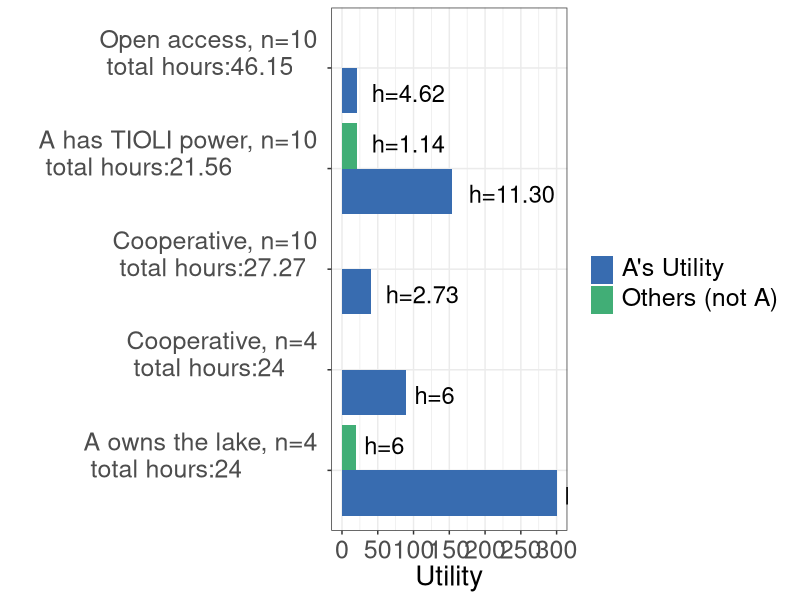
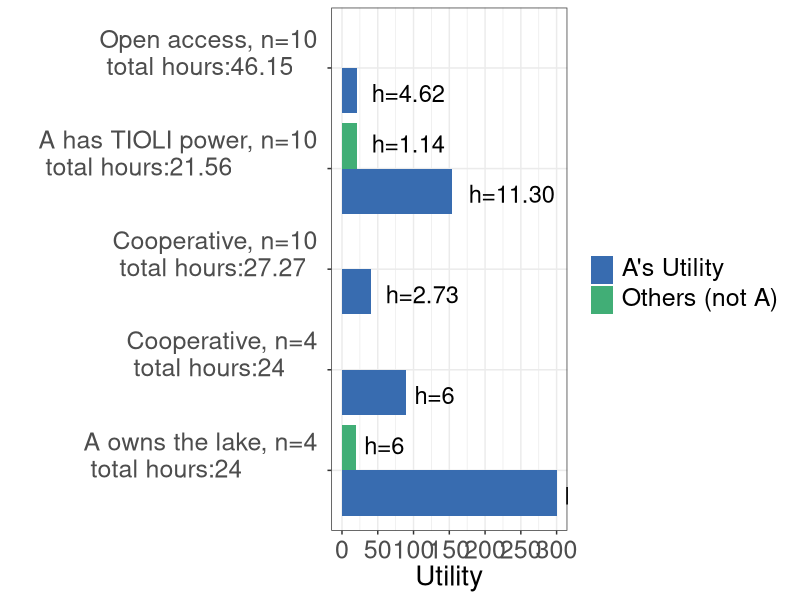

Reproduce these figures in R, in order.
library(tidyverse)

#data for the figure 
x <- c("Nash Equilibrium","TIOLI power" ,"Impartial Spectator10","Impartial Spectator4", "Private Ownership","Nash Equilibrium","TIOLI power" ,"Impartial Spectator10","Impartial Spectator4", "Private Ownership")
y1 <- c(21.3,153.2,40.91,90,300, NA,21.3,NA,NA,20)
y2 <- c("h=4.62","h=11.30","h=2.73","h=6","h=6",NA,"h=1.14",NA,NA,"h=6")
y3 <- c("a","a","a","a","a","b","b","b","b","b")

df <- tibble(x, y1, y2, y3)

df$x <- factor(df$x,levels = c("Private Ownership","Impartial Spectator4","Impartial Spectator10","TIOLI power", "Nash Equilibrium"))

labels2 <- c(expression(paste("h" == 4.62)),"h=11.30","h=2.73","h=6","h=6",NA,"h=1.14",NA,NA,"h=6")


#figure 
plot1 <- df %>% 
  ggplot(aes(x = x, y = y1)) +
  geom_bar(aes(group = y3, fill = y3), stat = "identity", position = position_dodge())  +
  scale_y_continuous(breaks = seq(0,300,50),
                     labels = seq(0,300,50),
                     limits = c(0,300)) +
  scale_x_discrete(labels=c("Nash Equilibrium" = "Open access, n=10 \n total hours:46.15", "TIOLI power" = "A has TIOLI power, n=10 \n total hours:21.56", "Impartial Spectator10" ="Cooperative, n=10 \n total hours:27.27",
                            "Impartial Spectator4" = "Cooperative, n=4 \n total hours:24", "Private Ownership" = expression(paste("A owns the lake, n=4 \n total hours:24")))) +
  scale_fill_manual(values=c("#386cb0","#41AE76"), 
                    name = "",
                    breaks = c("a","b"), 
                    labels = c(expression(paste("A's Utility")), expression(paste("Others (not A) "))))+
  #xlab("Point in the Edgeworth Box") + 
  theme_bw() +
  ylab("Utility") +
  xlab("") +
  theme(legend.position = "right",
        legend.text.align = 0,
        axis.title.y = element_text(size=20),
        axis.title.x = element_text(size = 20),
        axis.text.y = element_text(size = 18),
        #legend.title = element_text(size = 16),
        legend.text = element_text(size = 18),
        legend.title = element_text(size = 18),
        axis.text.x  = element_text(vjust = 0.5, size = 18)) + 
  geom_text(
    aes(x = x, y = y1, label = y2, group = y3), 
    hjust = -0.2, size = 6,
    position = position_dodge(width = 1),
    inherit.aes = TRUE) + 
  coord_flip() 

plot1 



ggsave("coordination_failures/figureC.pdf", plot1, width = 19, height = 7)
